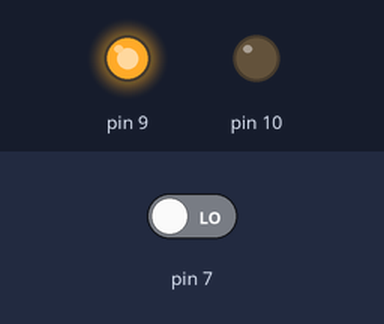
A sketch run on a simulated Arduino Uno, built with avr-gcc and run on an emulated ATmega328P. Shown: output pins drawn as LEDs (lit = HIGH). The test bench sets the inputs (shaded band); at power-on: pin 7 LOW.

Above: at 1.2 s.
1.3 s: pin 7 driven HIGH
At 1.6 s:
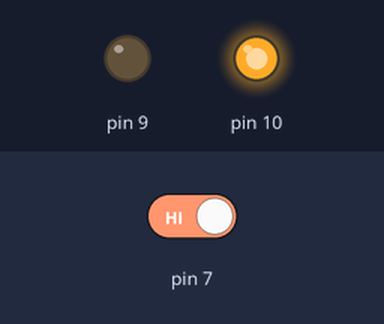
2.8 s: pin 7 driven LOW
At 4.0 s:
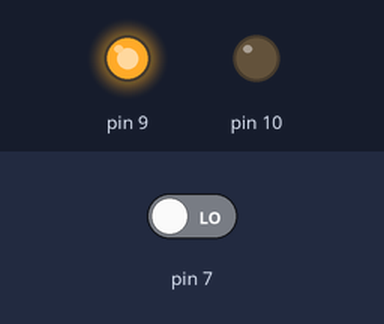
Timing chart, 0 to 5.8 s (numbered marks = the images above; inputs shaded):
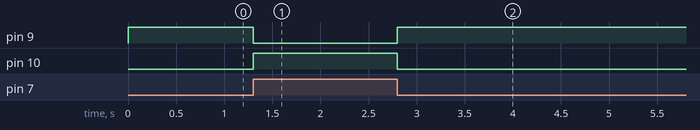

The sketch:

botao.ino
```cpp
int estadoBotao;

void setup() {
  // put your setup code here, to run once:
  pinMode(10, OUTPUT);
  pinMode(9, OUTPUT);
  pinMode(7, INPUT);
}

void loop() {
  // put your main code here, to run repeatedly:

  estadoBotao = digitalRead(7);
  digitalWrite(10, estadoBotao);
  digitalWrite(9, !estadoBotao);
}
```

Measured:
- after the input at 1.3 s, pin 9: HIGH → LOW at once; pin 10: LOW → HIGH at once
- after the input at 2.8 s, pin 9: LOW → HIGH at once; pin 10: HIGH → LOW at once
